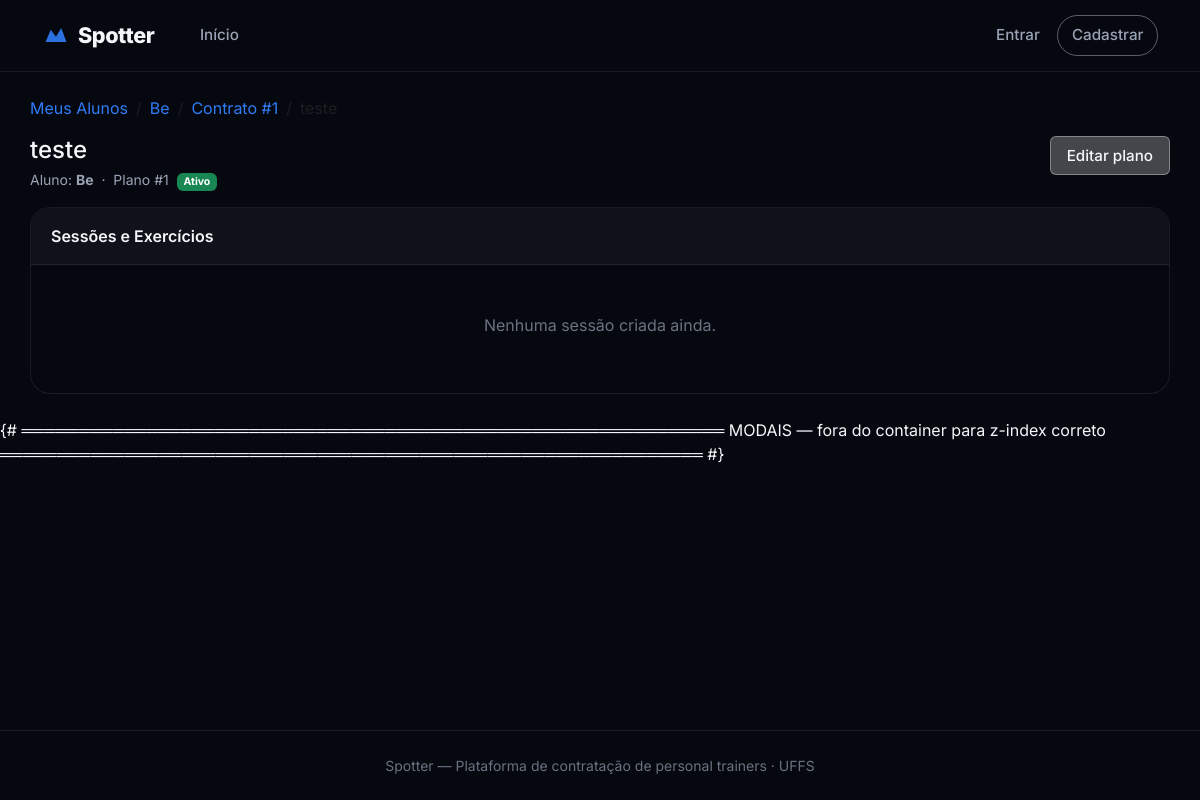
The app's page /1/1/1/1/, older data.
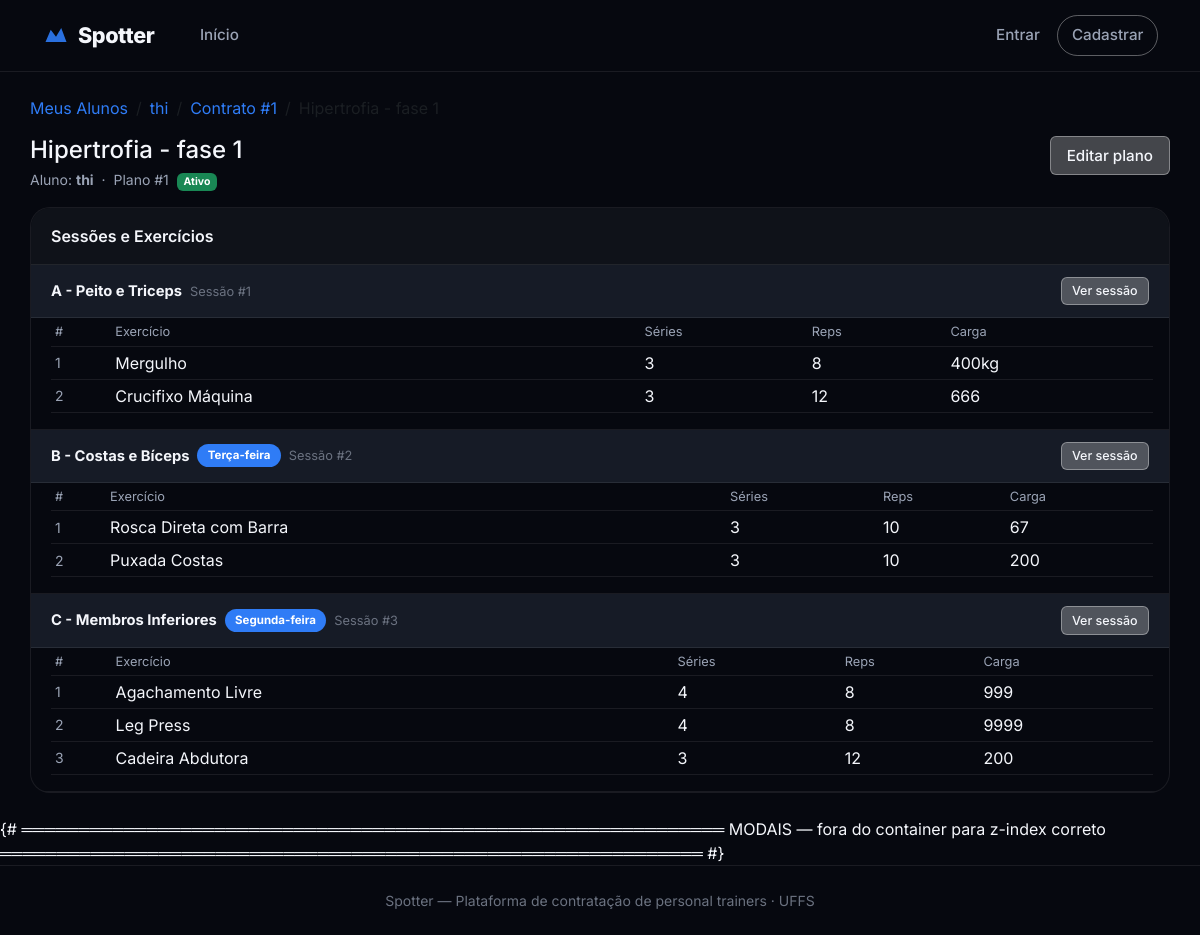
The same page, newer data.
### core/models/perfil_aluno.py (models this page shows, shortened)
class PerfilAluno(models.Model):
    NIVEL_CHOICES = [
        ("iniciante", "Iniciante"),
        ("intermediario", "Intermediário"),
        ("avancado", "Avançado"),
    ]
    usuario = models.OneToOneField(
        Usuario,
        on_delete=models.CASCADE,
        related_name="perfil_aluno",
        limit_choices_to={"tipo": Usuario.ALUNO},
    )
    objetivos = models.TextField(blank=True)
    nivel_condicionamento = models.CharField(
        max_length=15,
        choices=NIVEL_CHOICES,
        default="iniciante",
    )
    historico_lesoes = models.TextField(blank=True)
    restricoes_fisicas = models.TextField(blank=True)
    disponibilidade = models.TextField(
        blank=True,
        help_text="Ex: manhãs, seg/qua/sex",
    )
    class Meta:
        verbose_name = "Perfil Aluno"
        verbose_name_plural = "Perfis Aluno"

### core/models/usuario.py (models this page shows, shortened)
class Usuario(AbstractBaseUser, PermissionsMixin):
    ALUNO = "aluno"
    PERSONAL = "personal"
    ADMIN = "admin"
    TIPO_CHOICES = [
        (ALUNO, "Aluno"),
        (PERSONAL, "Personal Trainer"),
        (ADMIN, "Administrador"),
    ]
    nome = models.CharField(max_length=150)
    email = models.EmailField(unique=True)
    tipo = models.CharField(max_length=10, choices=TIPO_CHOICES, default=ALUNO)
    cidade = models.CharField(max_length=100, blank=True)
    estado = models.CharField(max_length=2, blank=True)
    cep = models.CharField(max_length=9, blank=True)
    is_active = models.BooleanField(default=True)
    is_staff = models.BooleanField(default=False)
    criado_em = models.DateTimeField(auto_now_add=True)
    groups = models.ManyToManyField(
        "auth.Group",
        blank=True,
        related_name="usuario_set",
    )
    user_permissions = models.ManyToManyField(
        "auth.Permission",
        blank=True,
        related_name="usuario_set",
    )
    objects = UsuarioManager()
    USERNAME_FIELD = "email"
    REQUIRED_FIELDS = ["nome"]
    class Meta:
        verbose_name = "Usuário"
        verbose_name_plural = "Usuários"

### core/models/plano_treino.py (models this page shows, shortened)
class PlanoTreino(models.Model):
    contrato = models.ForeignKey(
        Contrato,
        on_delete=models.CASCADE,
        related_name="planos",
    )
    codigo = models.PositiveIntegerField(editable=False, default=0)
    nome = models.CharField(max_length=150)
    descricao = models.TextField(blank=True)
    ativo = models.BooleanField(default=True)
    criado_em = models.DateTimeField(auto_now_add=True)
    atualizado_em = models.DateTimeField(auto_now=True)
    objects = PlanoTreinoManager()
    class Meta:
        verbose_name = "Plano de Treino"
        verbose_name_plural = "Planos de Treino"
        ordering = ["-criado_em"]
        unique_together = ("contrato", "codigo")
        app_label = "core"

### core/models/sessao_treino.py (models this page shows, shortened)
class SessaoTreino(models.Model):
    plano = models.ForeignKey(
        PlanoTreino,
        on_delete=models.CASCADE,
        related_name="sessoes",
    )
    codigo = models.PositiveIntegerField(editable=False, default=0)
    nome = models.CharField(max_length=100, help_text="Ex: Treino A – Peito e Tríceps")
    dia_semana = models.CharField(
        max_length=3,
        choices=DIA_SEMANA_CHOICES,
        blank=True,
    )
    ordem = models.PositiveSmallIntegerField(default=1)
    class Meta:
        verbose_name = "Sessão de Treino"
        verbose_name_plural = "Sessões de Treino"
        ordering = ["ordem"]
        unique_together = ("plano", "codigo")
        app_label = "core"

### core/models/exercicio.py (models this page shows, shortened)
class Exercicio(models.Model):
    sessao = models.ForeignKey(
        SessaoTreino,
        on_delete=models.CASCADE,
        related_name="exercicios",
    )
    codigo = models.PositiveIntegerField(editable=False, default=0)
    nome = models.CharField(max_length=150)
    series = models.PositiveSmallIntegerField(
        validators=[MinValueValidator(1)],
        help_text="Número de séries",
    )
    repeticoes = models.PositiveSmallIntegerField(
        validators=[MinValueValidator(1)],
        help_text="Número de repetições por série",
    )
    carga = models.CharField(
        max_length=50,
        blank=True,
        help_text="Ex: 20kg, peso corporal",
    )
    duracao_seg = models.PositiveIntegerField(
        null=True,
        blank=True,
        help_text="Duração em segundos (para exercícios isométricos/cardio)",
    )
    observacoes = models.TextField(blank=True)
    ordem = models.PositiveSmallIntegerField(default=1)
    class Meta:
        verbose_name = "Exercício"
        verbose_name_plural = "Exercícios"
        ordering = ["ordem"]
        unique_together = ("sessao", "codigo")
        app_label = "core"

### core/views/personal/__init__.py (the view)
def plano_detalhe(request, personal_id, aluno_id, contrato_cod, plano_cod):
    from ...models import PerfilPersonal
    personal = get_object_or_404(PerfilPersonal, pk=personal_id)
    aluno = get_object_or_404(PerfilAluno, pk=aluno_id)
    contrato = get_object_or_404(
        Contrato, personal=personal, aluno=aluno, codigo=contrato_cod
    )
    plano = get_object_or_404(PlanoTreino, contrato=contrato, codigo=plano_cod)
    sessoes = plano.sessoes.prefetch_related("exercicios").all()
    exercicios_padrao = ExercicioPadrao.objects.all()
    is_personal_owner = (
        request.user.is_authenticated
        and hasattr(request.user, "perfil_personal")
        and request.user.perfil_personal == personal
    )
    return render(request, "core/plano_detalhe.html", {
        "personal": personal,
        "aluno": aluno,
        "contrato": contrato,
        "plano": plano,
        "sessoes": sessoes,
        "exercicios_padrao": exercicios_padrao,
        "is_personal_owner": is_personal_owner,
    })

### core/models/contrato.py (called while the page is built)
    def get_queryset(self):
        return ContratoQuerySet(self.model, using=self._db)

### core/models/perfil_personal.py (called while the page is built)
    def get_queryset(self):
        return PerfilPersonalQuerySet(self.model, using=self._db)

### core/models/plano_treino.py (called while the page is built)
    def get_queryset(self):
        return PlanoTreinoQuerySet(self.model, using=self._db)

### core/templates/core/plano_detalhe.html (shortened to what the changed rows need)
{% extends "core/base.html" %}
{% block content %}
<div class="container py-4">
    <nav aria-label="breadcrumb" class="mb-3">
        <ol class="breadcrumb">
            <li class="breadcrumb-item"><a href="{% url 'core:personal_alunos' %}">Meus Alunos</a></li>
            <li class="breadcrumb-item">
                <a href="{% url 'core:personal_aluno_detail' aluno.pk %}">{{ aluno.usuario.nome }}</a>
            </li>
            <li class="breadcrumb-item">
                <a href="{% url 'core:contrato_detalhe' personal.pk aluno.pk contrato.codigo %}">Contrato #{{ contrato.codigo }}</a>
            </li>
            <li class="breadcrumb-item active" aria-current="page">{{ plano.nome }}</li>
        </ol>
    </nav>
    <div class="d-flex align-items-start justify-content-between mb-3">
        <div>
            <h1 class="h4 mb-1">{{ plano.nome }}</h1>
            <p class="text-muted small mb-0">
                Aluno: <strong>{{ aluno.usuario.nome }}</strong> &nbsp;·&nbsp; Plano #{{ plano.codigo }}
                {% if plano.ativo %}<span class="badge bg-success ms-1">Ativo</span>
                {% else %}<span class="badge bg-secondary ms-1">Inativo</span>{% endif %}
            </p>
        </div>
    </div>
    <div class="plano-panel">
        {% if sessoes %}
            {% for sessao in sessoes %}
            <div class="sessao-header">
                <div class="sessao-header__info">
                    <strong class="sessao-nome">{{ sessao.nome }}</strong>
                    {% if sessao.dia_semana %}
                    <span class="badge-dia">{{ sessao.get_dia_semana_display }}</span>
                    {% endif %}
                    <span class="sessao-code">Sessão #{{ sessao.codigo }}</span>
                </div>
                <div class="sessao-header__actions">
                    <button class="btn-outline-color btn-outline-white btn-outline-sm"
                            data-bs-toggle="modal"
                            data-bs-target="#modalVerSessao{{ sessao.codigo }}">
                        Ver sessão
                    </button>
                </div>
            </div>
            {% if sessao.exercicios.all %}
            <div class="sessao-exercicios">
                <div class="table-responsive">
                    <table class="table table-sm align-middle mb-0">
                        <thead class="text-muted" style="font-size: 0.8rem;">
                            <tr>
                                <th class="fw-normal">#</th>
                                <th class="fw-normal">Exercício</th>
                                <th class="fw-normal">Séries</th>
                                <th class="fw-normal">Reps</th>
                                <th class="fw-normal">Carga</th>
                            </tr>
                        </thead>
                        <tbody>
                            {% for ex in sessao.exercicios.all %}
                            <tr>
                                <td class="text-muted small">{{ ex.codigo }}</td>
                                <td>
                                    {% if is_personal_owner %}
                                    <a href="#" class="text-decoration-none"
                                       data-bs-toggle="modal"
                                       data-bs-target="#modalEditarEx{{ sessao.codigo }}_{{ ex.codigo }}">
                                        {{ ex.nome }}
                                    </a>
                                    {% else %}
                                    {{ ex.nome }}
                                    {% endif %}
                                </td>
                                <td>{{ ex.series }}</td>
                                <td>{{ ex.repeticoes }}</td>
                                <td>{{ ex.carga|default:"—" }}</td>
                            </tr>
                            {% endfor %}
                        </tbody>
                    </table>
                </div>
            </div>
            {% elif is_personal_owner %}
            <div class="sessao-exercicios sessao-exercicios--empty">
                <p class="text-muted small mb-0">Nenhum exercício nesta sessão ainda.</p>
            </div>
            {% endif %}
            {% endfor %}
        {% else %}
        <div class="plano-panel__empty">
            <p class="mb-2">Nenhuma sessão criada ainda.</p>
        </div>
        {% endif %}
    </div>
</div>
{% endblock %}

Row changes from the older to the newer data that the page shows:
changed PerfilAluno: usuario.nome "Be" → "thi"
changed PlanoTreino: nome "teste" → "Hipertrofia - fase 1"
now on this page (row edited): SessaoTreino: nome "A - Peito e Triceps", codigo "1"
now on this page (row edited): Exercicio: codigo "1", nome "Mergulho", series "3", repeticoes "8", carga "400kg", shown under "A - Peito e Triceps"
added Exercicio: codigo "2", nome "Crucifixo Máquina", series "3", repeticoes "12", carga "666", shown under "A - Peito e Triceps"
added SessaoTreino: nome "B - Costas e Bíceps", dia_semana "Terça-feira", codigo "2"
now on this page (row edited): Exercicio: codigo "1", nome "Rosca Direta com Barra", series "3", repeticoes "10", carga "67", shown under "B - Costas e Bíceps"
added Exercicio: codigo "2", nome "Puxada Costas", series "3", repeticoes "10", carga "200", shown under "B - Costas e Bíceps"
added SessaoTreino: nome "C - Membros Inferiores", dia_semana "Segunda-feira", codigo "3"
added Exercicio: codigo "1", nome "Agachamento Livre", series "4", repeticoes "8", carga "999", shown under "C - Membros Inferiores"
added Exercicio: codigo "2", nome "Leg Press", series "4", repeticoes "8", carga "9999", shown under "C - Membros Inferiores"
added Exercicio: codigo "3", nome "Cadeira Abdutora", series "3", repeticoes "12", carga "200", shown under "C - Membros Inferiores"
Text that changed along with them:
text no longer shown: "Nenhuma sessão criada ainda."
